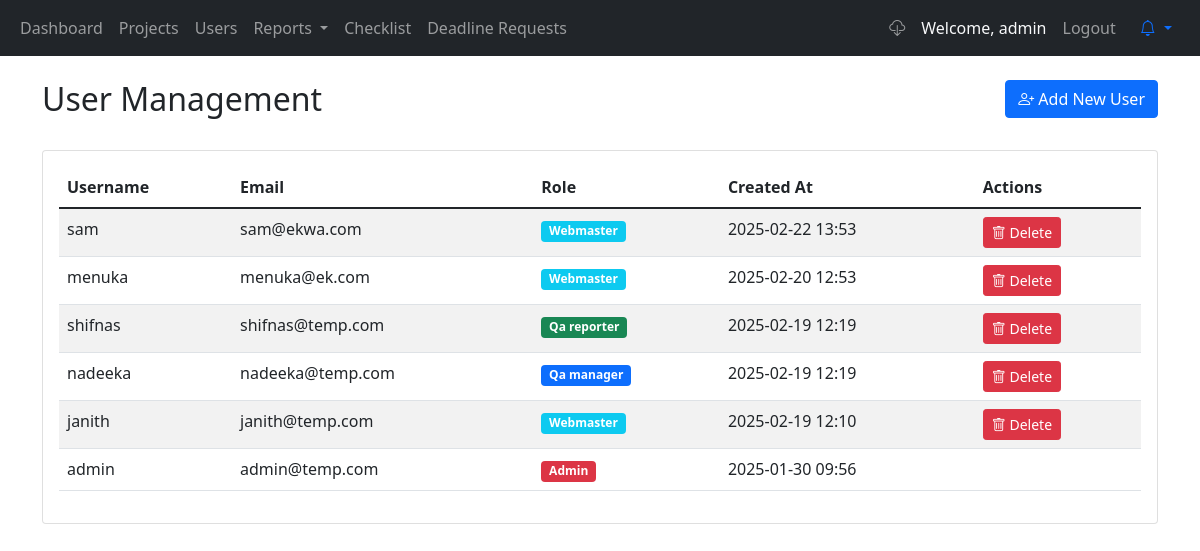
/users.php (signed in), run on the app's committed database.
### tables this page shows
CREATE TABLE IF NOT EXISTS `users` (
  `id` int NOT NULL AUTO_INCREMENT,
  `username` varchar(50) NOT NULL,
  `email` varchar(255) NOT NULL,
  `password` varchar(255) NOT NULL,
  `role` enum('admin','qa_manager','qa_reporter','webmaster') NOT NULL,
  `created_at` timestamp NULL DEFAULT CURRENT_TIMESTAMP,
  PRIMARY KEY (`id`),
  UNIQUE KEY `username` (`username`),
  UNIQUE KEY `unique_email` (`email`(191))
);

### users.php (the view, shortened to what this page needs)
<?php
require_once 'includes/config.php';
$query = "SELECT id, username, email, role, created_at FROM users ORDER BY created_at DESC";
$users = $conn->query($query);
require_once 'includes/header.php';
?>
    <div class="container mt-4">
        <div class="row mb-4">
            <div class="col">
                <h2>User Management</h2>
            </div>
            <div class="col-auto">
                <button class="btn btn-primary" data-bs-toggle="modal" data-bs-target="#addUserModal">
                    <i class="bi bi-person-plus"></i> Add New User
                </button>
            </div>
        </div>
        <div class="card">
            <div class="card-body">
                <div class="table-responsive">
                    <table class="table table-striped">
                        <thead>
                            <tr>
                                <th>Username</th>
                                <th>Email</th>
                                <th>Role</th>
                                <th>Created At</th>
                                <th>Actions</th>
                            </tr>
                        </thead>
                        <tbody>
                            <?php while ($user = $users->fetch_assoc()): ?>
                            <tr>
                                <td><?php echo htmlspecialchars($user['username']); ?></td>
                                <td><?php echo htmlspecialchars($user['email']); ?></td>
                                <td>
                                    <span class="badge bg-<?php
                                        $role_class = 'secondary';
                                        if ($user['role'] === 'admin') {
                                            $role_class = 'danger';
                                        } elseif ($user['role'] === 'qa_manager') {
                                            $role_class = 'primary';
                                        } elseif ($user['role'] === 'qa_reporter') {
                                            $role_class = 'success';
                                        } elseif ($user['role'] === 'webmaster') {
                                            $role_class = 'info';
                                        }
                                        echo $role_class;
                                    ?>">
                                        <?php echo ucfirst(str_replace('_', ' ', $user['role'])); ?>
                                    </span>
                                </td>
                                <td><?php echo date('Y-m-d H:i', strtotime($user['created_at'])); ?></td>
                                <td>
                                    <?php if ($user['id'] != $_SESSION['user_id']): ?>
                                    <form method="POST" class="d-inline" onsubmit="return confirm('Are you sure you want to delete this user?');">
                                        <button type="submit" class="btn btn-sm btn-danger">
                                            <i class="bi bi-trash"></i> Delete
                                        </button>
                                    </form>
                                    <?php endif; ?>
                                </td>
                            </tr>
                            <?php endwhile; ?>
                        </tbody>
                    </table>
                </div>
            </div>
        </div>
    </div>
</body>
</html>

### data on the page
users: username "sam", email "sam@ekwa.com", role "Webmaster", created_at "2025-02-22 13:53"
users: username "menuka", email "menuka@ek.com", role "Webmaster", created_at "2025-02-20 12:53"
users: username "shifnas", email "shifnas@temp.com", role "Qa reporter", created_at "2025-02-19 12:19"
users: username "nadeeka", email "nadeeka@temp.com", role "Qa manager", created_at "2025-02-19 12:19"
users: username "janith", email "janith@temp.com", role "Webmaster", created_at "2025-02-19 12:10"
users: username "admin", email "admin@temp.com", role "Admin", created_at "2025-01-30 09:56"

### other printed values
$_SESSION['username'] "admin"
